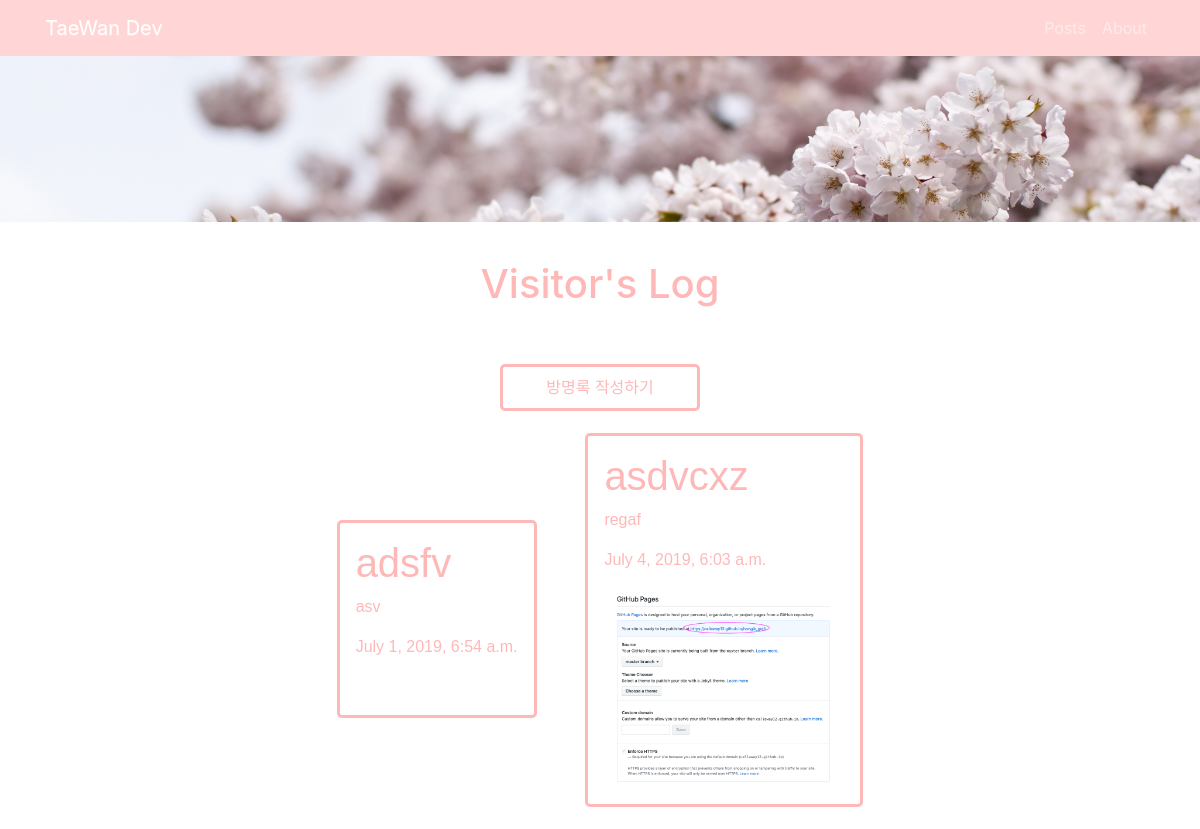
/, run on an earlier commit of the app's database.
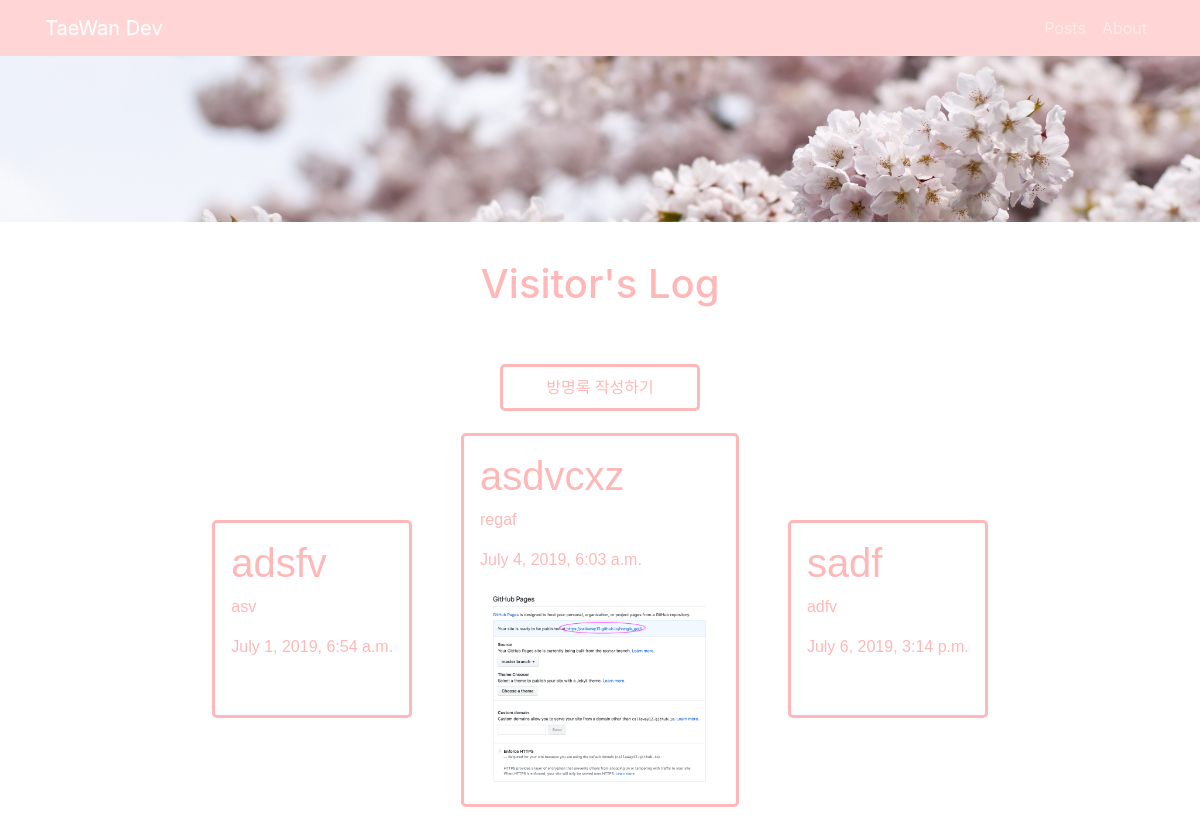
And on a later commit of the database.
### blogweb/models.py (models this page shows, shortened)
class Post(models.Model):
    title = models.CharField(max_length=200)
    pub_date = models.DateTimeField('date published')
    body = models.TextField()
    pic = models.ImageField(upload_to='images/', blank=True)

### blogweb/views.py (the view)
# urls.py: path('', blogweb.views.post, name='post'),
def post(request):
    posts = Post.objects
    return render(request, 'post.html', {'posts': posts})

### blogweb/templates/post.html (shortened to what this page needs)
{% load staticfiles %}
<!DOCTYPE html>
<html lang="en">
<head>
    <link rel="stylesheet" href="https://stackpath.bootstrapcdn.com/bootstrap/4.1.3/css/bootstrap.min.css"
>
<link rel="stylesheet" href="https://maxcdn.bootstrapcdn.com/bootstrap/3.3.2/css/bootstrap-theme.min.css">
</head>
<body>
    <nav class="navbar navbar-expand-lg navbar-dark bg-dark tw_nav">
        <div class="container">
            <a class="navbar-brand" href="{% url 'home' %}">TaeWan Dev</a>
            <div class="collapse navbar-collapse" id="navbarNavAltMarkup">
                <div class="navbar-nav ml-auto">
                    <a class="nav-item nav-link" href="{% url 'post' %}">Posts</a>
                    <a class="nav-item nav-link" href="{% url 'home' %}">About</span></a>
                </div>
            </div>
        </div>
    </nav>
    <div class="cherry_back">
    </div>
<br>
<div class="visit_con">
    <h1 class="tw_visit_header">Visitor's Log</h1>
    <br><br>
    <div class="tw_visit_btn" role="group"><a href="{% url 'new' %}" style="color:rgb(255, 184, 184)">방명록 작성하기</a></div>
    <div class="container">
            <div class="tw_post_con ">
                    {% for post in posts.all %}
                    <a href="{% url 'detail' post.id %}">
                        <div class="tw_post">
                        <h1>{{ post.title }}</h1>
                        <p>{{ post.body }}</p>
                        <p>{{ post.pub_date }}</p>
                        {% if post.pic %}
                        <img src="{{ post.pic.url }}" width="240px" alt="">
                        {% endif %}
                        <br>
                        </div>
                    </a>
                    {%endfor%}
            </div>
    </div>
</div>
</body>
</html>

What changed in the data, as far as the page shows it:
added Post: title "sadf", body "adfv", pub_date "July 6, 2019, 3:14 p.m."
